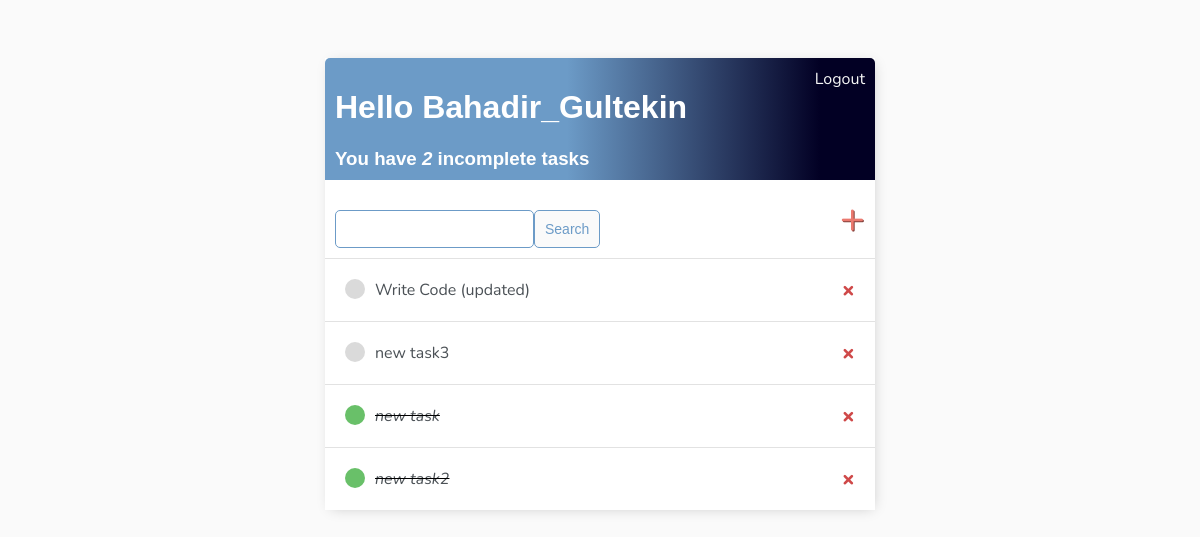
The app's page / (signed in) with its own data.
### base/models.py (models this page shows)
class Task(models.Model):
    user = models.ForeignKey(User, on_delete=models.CASCADE, blank=True, null=True)
    title = models.CharField(max_length = 200)
    description = models.TextField(blank=True, null=True)
    complete = models.BooleanField(default=False)
    created = models.DateTimeField(auto_now_add=True)
    def __str__(self):
        return self.title
    class Meta:
        ordering = ['complete']

### base/views.py (the view)
# urls.py: path('', TaskList.as_view(), name = 'tasks'),
class TaskList(LoginRequiredMixin, ListView): # return back a template with a query set data
    model = Task
    context_object_name = 'tasks'
    def get_context_data(self, **kwargs):
        context = super().get_context_data(**kwargs)
        context['tasks'] = context['tasks'].filter(user=self.request.user)
        context['count'] = context['tasks'].filter(complete=False).count()
        search_input = self.request.GET.get('search-area') or ''
        if search_input:
            context['tasks'] = context['tasks'].filter(title__startswith = search_input)
        context['search_input'] = search_input
        return context

### base/templates/base/task_list.html
{% extends 'base/main.html' %}
{% block content %}
    <div class="header-bar">
        <div>
            <h1>Hello {{request.user|title}}</h1>
            <h3 style="margin: 0%;">You have <i>{{count}}</i> incomplete task{{ count|pluralize:"s" }}</h3>
        </div>
        {% if request.user.is_authenticated %}
        <a id="a-logout" href="{% url 'logout' %}">Logout</a>
        {% else %}
        <a href="{%url 'login' %}">Login</a>
        {%endif%}
    </div>
    <div id="search-add-wrapper">
        <form method="GET" style="margin-top: 20px; display: flex; ">
            <input type="text" name="search-area" value="{{search_input}}">
            <input class="button" type="submit" value="Search">
        </form>
        <a id="task-add-link" href="{% url 'task-create' %}">&#x2b;</a>
    </div>
    <div class="task-items-wrapper">
        {% for task in tasks %}
        <div class="task-wrapper">
            {% if task.complete %}
                <div class="task-title">
                    <div class="task-complete-icon"></div>
                    <i><s><a href="{% url 'task-update' task.id %}">{{task}}</a></s></i>
                </div>
                <a class="delete-link" href="{% url 'task-delete' task.id %}">&#215;</a>
            {%else%}
                <div class="task-title">
                    <div class="task-incomplete-icon"></div>
                    <a href="{% url 'task-update' task.id %}">{{task}}</a>
                </div>
                <a class="delete-link" href="{% url 'task-delete' task.id %}">&#215;</a>
            {% endif %}
        </div>
        {% empty %}
        <h3>No items in list</h3>
    {%endfor%}
    </div>
{% endblock content %}

### base/templates/base/main.html (style rules this page uses)
body { background-color: #FAFAFA; font-family: 'Nunito', sans-serif; padding-top: 50px; }
h1, h2, h3, h4, h5 { font-family: 'Raleway', sans-serif; }
a, p { color: #4b5156; }
.header-bar { display: flex; justify-content: space-between; color: #fff; padding: 10px; border-radius: 5px 5px 0 0; background: linear-gradient(90deg, rgba(108,155,199,1) 44%, rgba(2,0,36,1) 90%); }
.header-bar a { color: rgb(247,247,247); text-decoration: none; }
.task-wrapper { display: flex; align-items: center; justify-content: space-between; padding: 20px; background-color: #fff; border-top: 1px solid rgb(226, 226 , 226); }
.task-title { display: flex; }
.task-title a { text-decoration: none; color: #4b5156; margin-left: 10px; }
.task-complete-icon { height: 20px; width: 20px; background-color: rgb(105, 192, 105); border-radius: 50%; }
.task-incomplete-icon { height: 20px; width: 20px; background-color: rgb(218, 218, 218); border-radius: 50%; }
.delete-link { text-decoration: none; font-weight: 900; color: #cf4949; font-size: 22px; line-height: 0; transition-duration: 0.2s; }
#search-add-wrapper { display: flex; justify-content: space-between; align-items: center; padding: 10px; }
#task-add-link { color: #EB796F; text-decoration: none; font-size: 42px; text-shadow: 1px 1px #81413b; transition-duration: 0.4s; }
#a-logout { transition-duration: 0.2s; }
input[type=text], input[type=password], textarea { border: 1px solid rgba(108,155,199,1); border-radius: 5px; padding: 10px; width: 90%; }
.button { border: 1px solid rgba(108,155,199,1); background-color: #FAFAFA; color: rgba(108,155,199,1); padding: 10px; font-size: 14px; border-radius: 5px; cursor: pointer; text-decoration: none; transition-duration: 0.4s; }

### records on screen
Task: title "Write Code (updated)"
Task: title "new task3"
Task: title "new task"
Task: title "new task2"

### other values on screen
{{ request.user|title }} "Bahadir_Gultekin"
{{ count }} "2"
